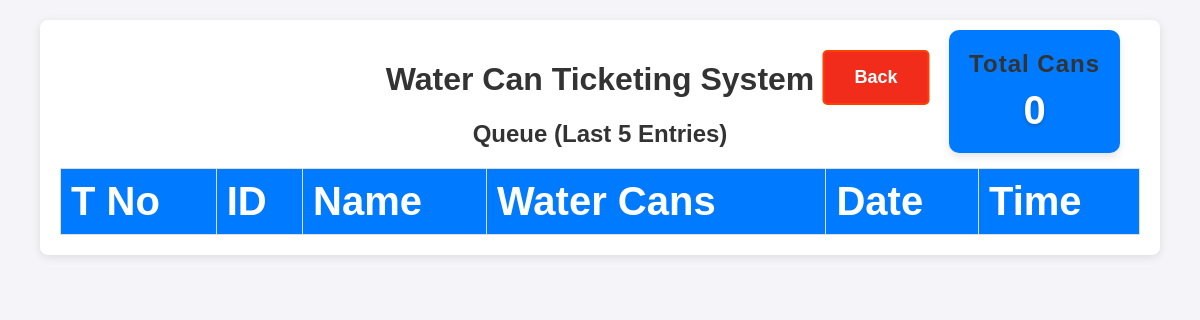
Page /dashboard on the earlier database version.
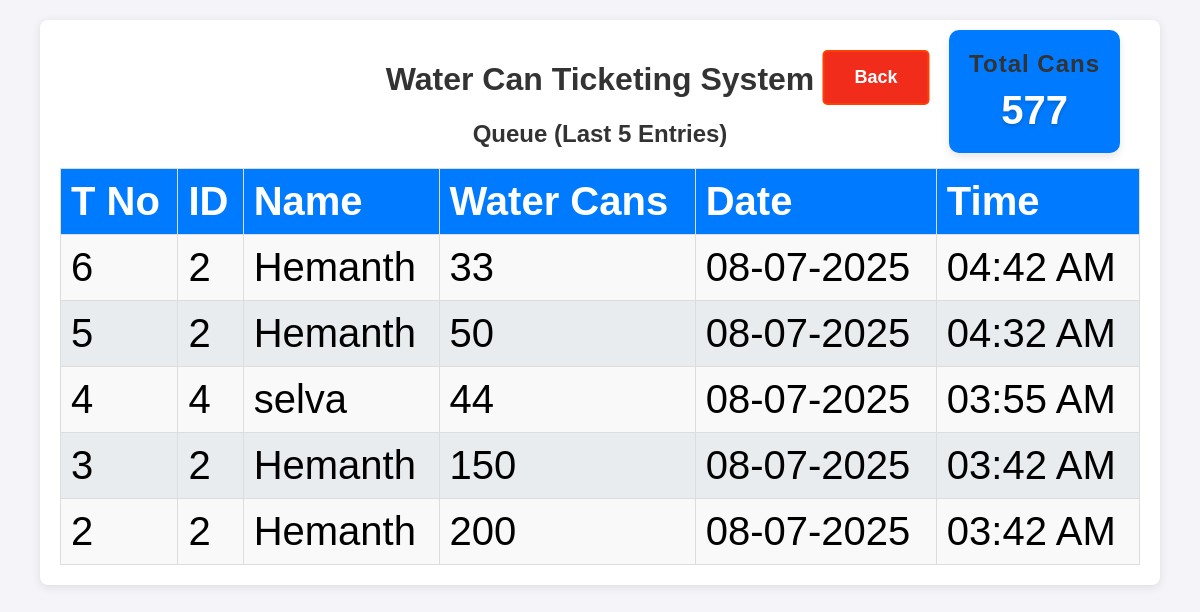
Same page on the later database version.
### app.py (models this page shows, shortened)
class Dealer_details(db.Model):
    id = db.Column(db.Integer, primary_key=True)
    dealer_id = db.Column(db.String(100), nullable=False, unique=True)
    name = db.Column(db.String(100), nullable=False)
    mobile = db.Column(db.String(15), nullable=False)
    address = db.Column(db.String(400), nullable=True)
    aadhaar_file = db.Column(db.String(400))  # Path to Aadhaar copy
    photo_file = db.Column(db.String(400))

class Dealer(db.Model):
    id = db.Column(db.Integer, primary_key=True)
    dealer_id = db.Column(db.String(100), nullable=False)
    water_can_count = db.Column(db.Integer, nullable=False)
    timestamp = db.Column(db.DateTime, default=datetime.now)
    token_id = db.Column(db.Integer, nullable=False)  # Daily resetting token ID
    @property
    def formatted_date(self):
        return self.timestamp.strftime("%d-%m-%Y")  # Format the date
    @property
    def formatted_time(self):
        return self.timestamp.strftime("%I:%M %p")  # Format the time in 12-hour format

### app.py (the view)
@app.route('/dashboard')
def dashboard():
    today = datetime.today().date()
    dealer_queue = db.session.query(Dealer, Dealer_details.name).outerjoin(Dealer_details, Dealer.dealer_id == Dealer_details.dealer_id).filter(func.date(Dealer.timestamp) == today).order_by(Dealer.timestamp.desc()).limit(5).all()
    return render_template('dashboard.html', queue=dealer_queue, total_cans=get_total_can_today())

### app.py (called while the page is built)
def get_total_can_today():
    query = Dealer.query
    start_of_today = datetime.now().replace(hour=0, minute=0, second=0, microsecond=0)
    query = query.filter(Dealer.timestamp >= start_of_today)
    filtered_data = query.order_by(Dealer.timestamp.desc()).all()
    total_cans = sum(dealer.water_can_count for dealer in filtered_data)
    return total_cans

### templates/dashboard.html (shortened to what this page needs)
<!DOCTYPE html>
<html lang="en">
<head>
    <link rel="stylesheet" href="/static/styles.css">
</head>
<body class="dashboard">
    <div class="container">
        <h1>Water Can Ticketing System</h1>
        <h2>Queue (Last 5 Entries)</h2>
        <table>
            <thead>
                <tr>
                    <th>T No</th>
                    <th>ID</th>
                    <th>Name</th>
                    <th>Water Cans</th>
                    <th>Date</th>
                    <th>Time</th>
                </tr>
            </thead>
            <tbody>
                {% for dealer, dealer_name in queue %}
                <tr>
                    <td>{{ dealer.token_id }}</td>
                    <td>{{ dealer.dealer_id }}</td>
                    <td>{{ dealer_name }}</td>
                    <td>{{ dealer.water_can_count }}</td>
                    <td>{{ dealer.formatted_date }}</td>
                    <td>{{ dealer.formatted_time }}</td>
                </tr>
                {% endfor %}
            </tbody>
        </table>
    </div>
    <div class="total-cans-card total-cans-card-top">
        <h2>Total Cans</h2>
        <div class="total-cans-number">{{ total_cans }}</div>
    </div>
    <a href="/" class="back">Back</a>
</body>
</html>

Differences in the rows shown:
now on this page (row edited): Dealer_details: token_id "6", dealer_id "2", name "Hemanth", water_can_count "33", formatted_date "08-07-2025", formatted_time "04:42 AM", token_id "5", water_can_count "50", formatted_time "04:32 AM", token_id "3", water_can_count "150", formatted_time "03:42 AM", token_id "2", water_can_count "200"
added Dealer_details: token_id "4", dealer_id "4", name "selva", water_can_count "44", formatted_date "08-07-2025", formatted_time "03:55 AM"
Other differences:
{{ total_cans }}: "0" → "577"
